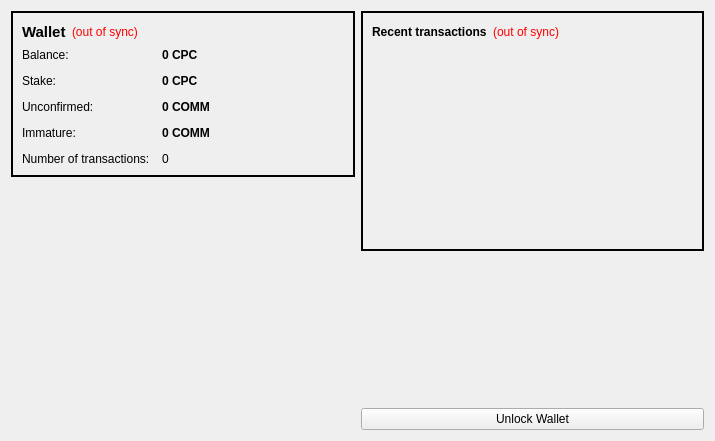
<?xml version="1.0" encoding="UTF-8"?>
<ui version="4.0">
 <class>OverviewPage</class>
 <widget class="QWidget" name="OverviewPage">
  <property name="geometry">
   <rect>
    <x>0</x>
    <y>0</y>
    <width>715</width>
    <height>441</height>
   </rect>
  </property>
  <property name="windowTitle">
   <string>Form</string>
  </property>
  <layout class="QHBoxLayout" name="horizontalLayout" stretch="1,1">
   <item>
    <layout class="QVBoxLayout" name="verticalLayout_2">
     <item>
      <widget class="QFrame" name="frame">
       <property name="styleSheet">
        <string notr="true">#frame {
border: 2px solid #010101;
}</string>
       </property>
       <property name="frameShape">
        <enum>QFrame::StyledPanel</enum>
       </property>
       <property name="frameShadow">
        <enum>QFrame::Raised</enum>
       </property>
       <layout class="QVBoxLayout" name="verticalLayout_4">
        <item>
         <layout class="QHBoxLayout" name="horizontalLayout_4">
          <item>
           <widget class="QLabel" name="label_5">
            <property name="font">
             <font>
              <pointsize>11</pointsize>
              <weight>75</weight>
              <bold>true</bold>
             </font>
            </property>
            <property name="text">
             <string>Wallet</string>
            </property>
           </widget>
          </item>
          <item>
           <widget class="QLabel" name="labelWalletStatus">
            <property name="toolTip">
             <string>The displayed information may be out of date. Your wallet automatically synchronizes with the ChampCoin network after a connection is established, but this process has not completed yet.</string>
            </property>
            <property name="styleSheet">
             <string notr="true">QLabel { color: red; }</string>
            </property>
            <property name="text">
             <string notr="true">(out of sync)</string>
            </property>
            <property name="alignment">
             <set>Qt::AlignLeading|Qt::AlignLeft|Qt::AlignVCenter</set>
            </property>
           </widget>
          </item>
          <item>
           <spacer name="horizontalSpacer_2">
            <property name="orientation">
             <enum>Qt::Horizontal</enum>
            </property>
            <property name="sizeHint" stdset="0">
             <size>
              <width>40</width>
              <height>20</height>
             </size>
            </property>
           </spacer>
          </item>
         </layout>
        </item>
        <item>
         <layout class="QFormLayout" name="formLayout_2">
          <property name="fieldGrowthPolicy">
           <enum>QFormLayout::AllNonFixedFieldsGrow</enum>
          </property>
          <property name="horizontalSpacing">
           <number>12</number>
          </property>
          <property name="verticalSpacing">
           <number>12</number>
          </property>
          <item row="0" column="0">
           <widget class="QLabel" name="label">
            <property name="text">
             <string>Balance:</string>
            </property>
           </widget>
          </item>
          <item row="0" column="1">
           <widget class="QLabel" name="labelBalance">
            <property name="font">
             <font>
              <weight>75</weight>
              <bold>true</bold>
             </font>
            </property>
            <property name="cursor">
             <cursorShape>IBeamCursor</cursorShape>
            </property>
            <property name="toolTip">
             <string>Your current balance</string>
            </property>
            <property name="text">
             <string notr="true">0 CPC</string>
            </property>
            <property name="textInteractionFlags">
             <set>Qt::LinksAccessibleByMouse|Qt::TextSelectableByKeyboard|Qt::TextSelectableByMouse</set>
            </property>
           </widget>
          </item>
          <item row="1" column="0">
           <widget class="QLabel" name="label_6">
            <property name="text">
             <string>Stake:</string>
            </property>
           </widget>
          </item>
          <item row="1" column="1">
           <widget class="QLabel" name="labelStake">
            <property name="font">
             <font>
              <weight>75</weight>
              <bold>true</bold>
             </font>
            </property>
            <property name="cursor">
             <cursorShape>IBeamCursor</cursorShape>
            </property>
            <property name="toolTip">
             <string>Total of coins that was staked, and do not yet count toward the current balance</string>
            </property>
            <property name="text">
             <string notr="true">0 CPC</string>
            </property>
            <property name="textInteractionFlags">
             <set>Qt::LinksAccessibleByMouse|Qt::TextSelectableByKeyboard|Qt::TextSelectableByMouse</set>
            </property>
           </widget>
          </item>
          <item row="2" column="0">
           <widget class="QLabel" name="label_3">
            <property name="text">
             <string>Unconfirmed:</string>
            </property>
           </widget>
          </item>
          <item row="2" column="1">
           <widget class="QLabel" name="labelUnconfirmed">
            <property name="font">
             <font>
              <weight>75</weight>
              <bold>true</bold>
             </font>
            </property>
            <property name="cursor">
             <cursorShape>IBeamCursor</cursorShape>
            </property>
            <property name="toolTip">
             <string>Total of transactions that have yet to be confirmed, and do not yet count toward the current balance</string>
            </property>
            <property name="text">
             <string notr="true">0 COMM</string>
            </property>
            <property name="textInteractionFlags">
             <set>Qt::LinksAccessibleByMouse|Qt::TextSelectableByKeyboard|Qt::TextSelectableByMouse</set>
            </property>
           </widget>
          </item>
          <item row="3" column="0">
           <widget class="QLabel" name="labelImmatureText">
            <property name="text">
             <string>Immature:</string>
            </property>
           </widget>
          </item>
          <item row="3" column="1">
           <widget class="QLabel" name="labelImmature">
            <property name="font">
             <font>
              <weight>75</weight>
              <bold>true</bold>
             </font>
            </property>
            <property name="toolTip">
             <string>Mined balance that has not yet matured</string>
            </property>
            <property name="text">
             <string notr="true">0 COMM</string>
            </property>
            <property name="textInteractionFlags">
             <set>Qt::LinksAccessibleByMouse|Qt::TextSelectableByKeyboard|Qt::TextSelectableByMouse</set>
            </property>
           </widget>
          </item>
          <item row="4" column="0">
           <widget class="QLabel" name="label_2">
            <property name="text">
             <string>Number of transactions:</string>
            </property>
           </widget>
          </item>
          <item row="4" column="1">
           <widget class="QLabel" name="labelNumTransactions">
            <property name="toolTip">
             <string>Total number of transactions in wallet</string>
            </property>
            <property name="text">
             <string notr="true">0</string>
            </property>
           </widget>
          </item>
         </layout>
        </item>
       </layout>
      </widget>
     </item>
     <item>
      <spacer name="verticalSpacer">
       <property name="orientation">
        <enum>Qt::Vertical</enum>
       </property>
       <property name="sizeHint" stdset="0">
        <size>
         <width>20</width>
         <height>40</height>
        </size>
       </property>
      </spacer>
     </item>
     <item>
      <widget class="QLabel" name="label_6">
       <property name="text">
        <string/>
       </property>
       <property name="pixmap">
        <pixmap resource="../bitcoin.qrc">:/images/backg</pixmap>
       </property>
       <property name="scaledContents">
        <bool>false</bool>
       </property>
       <property name="alignment">
        <set>Qt::AlignCenter</set>
       </property>
       <property name="margin">
        <number>-2</number>
       </property>
      </widget>
     </item>
    </layout>
   </item>
   <item>
    <layout class="QVBoxLayout" name="verticalLayout_3">
     <item>
      <widget class="QFrame" name="frame_2">
       <property name="styleSheet">
        <string notr="true">#frame_2 {
border: 2px solid #010101;
}</string>
       </property>
       <property name="frameShape">
        <enum>QFrame::StyledPanel</enum>
       </property>
       <property name="frameShadow">
        <enum>QFrame::Raised</enum>
       </property>
       <layout class="QVBoxLayout" name="verticalLayout">
        <item>
         <layout class="QHBoxLayout" name="horizontalLayout_2">
          <item>
           <widget class="QLabel" name="label_4">
            <property name="text">
             <string>&lt;b&gt;Recent transactions&lt;/b&gt;</string>
            </property>
           </widget>
          </item>
          <item>
           <widget class="QLabel" name="labelTransactionsStatus">
            <property name="toolTip">
             <string>The displayed information may be out of date. Your wallet automatically synchronizes with the ChampCoin network after a connection is established, but this process has not completed yet.</string>
            </property>
            <property name="styleSheet">
             <string notr="true">QLabel { color: red; }</string>
            </property>
            <property name="text">
             <string notr="true">(out of sync)</string>
            </property>
            <property name="alignment">
             <set>Qt::AlignRight|Qt::AlignTrailing|Qt::AlignVCenter</set>
            </property>
           </widget>
          </item>
          <item>
           <spacer name="horizontalSpacer">
            <property name="orientation">
             <enum>Qt::Horizontal</enum>
            </property>
            <property name="sizeHint" stdset="0">
             <size>
              <width>40</width>
              <height>20</height>
             </size>
            </property>
           </spacer>
          </item>
         </layout>
        </item>
        <item>
         <widget class="QListView" name="listTransactions">
          <property name="styleSheet">
           <string notr="true">QListView { background: transparent; }</string>
          </property>
          <property name="frameShape">
           <enum>QFrame::NoFrame</enum>
          </property>
          <property name="verticalScrollBarPolicy">
           <enum>Qt::ScrollBarAlwaysOff</enum>
          </property>
          <property name="horizontalScrollBarPolicy">
           <enum>Qt::ScrollBarAlwaysOff</enum>
          </property>
          <property name="selectionMode">
           <enum>QAbstractItemView::NoSelection</enum>
          </property>
         </widget>
        </item>
       </layout>
      </widget>
     </item>
     <item>
      <spacer name="verticalSpacer_2">
       <property name="orientation">
        <enum>Qt::Vertical</enum>
       </property>
       <property name="sizeHint" stdset="0">
        <size>
         <width>20</width>
         <height>40</height>
        </size>
       </property>
      </spacer>
     </item>
     <item>
      <widget class="QPushButton" name="unlockWalletButton">
       <property name="text">
        <string>Unlock Wallet</string>
       </property>
      </widget>
     </item>
    </layout>
   </item>
  </layout>
 </widget>
 <resources>
  <include location="../bitcoin.qrc"/>
 </resources>
 <connections/>
</ui>
